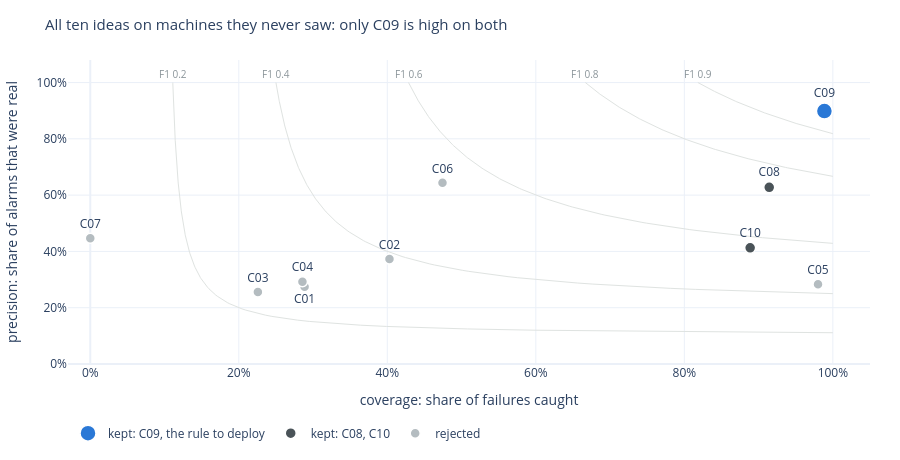

This figure's notebook cell:
### Markdown cell above
<a id="appx-a4"></a>
### A.4 · Every idea at a glance
Each dot is one of the ten ideas at its best, on the test machines: **further right** catches more breakdowns,
**higher up** raises fewer false alarms. Only C09 is high on both. Hover for details.

### Code cell
# Every idea's best version on the holdout machines: failures caught (coverage) against alarms that were real
# (precision). Grey curves join points of equal F1; top right is best.
fig = go.Figure()
for f1 in (0.2, 0.4, 0.6, 0.8, 0.9):
    p = np.linspace(f1 / (2 - f1), 1, 200)
    fig.add_scatter(x=f1 * p / (2 * p - f1), y=p, mode="lines", line=dict(color="#dfe3e1", width=1),
                    hoverinfo="skip", showlegend=False)
    fig.add_annotation(x=f1 / (2 - f1), y=1.0, text=f"F1 {f1}", showarrow=False, yshift=9,
                       font=dict(size=10, color="#8a9499"))
groups = [("kept: C09, the rule to deploy", lambda c: c["cid"] == "C09", BLUE, 16),
          ("kept: C08, C10", lambda c: c["status"] == "kept" and c["cid"] != "C09", DARK, 11),
          ("rejected", lambda c: c["status"] != "kept", GREY, 10)]
for name, keep, color, size in groups:
    cs = [c for c in K["concepts"] if keep(c)]
    fig.add_scatter(x=[c["hold"]["coverage"] for c in cs], y=[c["hold"]["precision"] for c in cs],
                    mode="markers+text", text=[c["cid"] for c in cs],
                    textposition=["bottom center" if c["cid"] == "C01" else "top center" for c in cs], name=name,
                    marker=dict(size=size, color=color, line=dict(color="white", width=1.5)),
                    customdata=[[rule_name(c), c["hold"]["f1"]] for c in cs],
                    hovertemplate="%{text} · %{customdata[0]}<br>coverage %{x:.0%} · precision %{y:.0%}"
                                  " · F1 %{customdata[1]:.2f}<extra></extra>")
look(fig, "All ten ideas on machines they never saw: only C09 is high on both", 460)
fig.update_xaxes(title="coverage: share of failures caught", tickformat=".0%", range=[-0.03, 1.05])
fig.update_yaxes(title="precision: share of alarms that were real", tickformat=".0%", range=[0, 1.08])

### Figure 1 — Plotly figure (JSON) as saved in the notebook; plotly's stock layout.template omitted (floating-point values rounded to 4 significant figures; data arrays with more than 128 entries replaced by an {"elided": "..."} marker saying what was removed)
{"data": [{"hoverinfo": "skip", "line": {"color": "#dfe3e1", "width": 1}, "mode": "lines", "showlegend": false, "type": "scatter", "x": {"elided": "200 float values"}, "y": {"elided": "200 float values"}}, {"hoverinfo": "skip", "line": {"color": "#dfe3e1", "width": 1}, "mode": "lines", "showlegend": false, "type": "scatter", "x": {"elided": "200 float values"}, "y": {"elided": "200 float values"}}, {"hoverinfo": "skip", "line": {"color": "#dfe3e1", "width": 1}, "mode": "lines", "showlegend": false, "type": "scatter", "x": {"elided": "200 float values"}, "y": {"elided": "200 float values"}}, {"hoverinfo": "skip", "line": {"color": "#dfe3e1", "width": 1}, "mode": "lines", "showlegend": false, "type": "scatter", "x": {"elided": "200 float values"}, "y": {"elided": "200 float values"}}, {"hoverinfo": "skip", "line": {"color": "#dfe3e1", "width": 1}, "mode": "lines", "showlegend": false, "type": "scatter", "x": {"elided": "200 float values"}, "y": {"elided": "200 float values"}}, {"customdata": [["Matched signature", 0.9414]], "hovertemplate": "%{text} · %{customdata[0]}<br>coverage %{x:.0%} · precision %{y:.0%} · F1 %{customdata[1]:.2f}<extra></extra>", "marker": {"color": "#2a78d6", "line": {"color": "white", "width": 1.5}, "size": 16}, "mode": "markers+text", "name": "kept: C09, the rule to deploy", "text": ["C09"], "textposition": ["top center"], "type": "scatter", "x": [0.9886], "y": [0.8984]}, {"customdata": [["Drift + any error", 0.7444], ["Drift on an aging part", 0.5635]], "hovertemplate": "%{text} · %{customdata[0]}<br>coverage %{x:.0%} · precision %{y:.0%} · F1 %{customdata[1]:.2f}<extra></extra>", "marker": {"color": "#4a5358", "line": {"color": "white", "width": 1.5}, "size": 11}, "mode": "markers+text", "name": "kept: C08, C10", "text": ["C08", "C10"], "textposition": ["top center", "top center"], "type": "scatter", "x": [0.9143, 0.8886], "y": [0.6277, 0.4126]}, {"customdata": [["Voltage creeps up", 0.2814], ["Rotation sags", 0.3873], ["Pressure builds", 0.2398], ["Vibration rises", 0.289], ["Any signal drifts", 0.4398], ["Any error code", 0.5461], ["Overdue maintenance", 0.0]], "hovertemplate": "%{text} · %{customdata[0]}<br>coverage %{x:.0%} · precision %{y:.0%} · F1 %{customdata[1]:.2f}<extra></extra>", "marker": {"color": "#b4bcc0", "line": {"color": "white", "width": 1.5}, "size": 10}, "mode": "markers+text", "name": "rejected", "text": ["C01", "C02", "C03", "C04", "C05", "C06", "C07"], "textposition": ["bottom center", "top center", "top center", "top center", "top center", "top center", "top center"], "type": "scatter", "x": [0.2886, 0.4029, 0.2257, 0.2857, 0.98, 0.4743, 0.0], "y": [0.2746, 0.3728, 0.2557, 0.2925, 0.2835, 0.6436, 0.4468]}], "layout": {"annotations": [{"font": {"color": "#8a9499", "size": 10}, "showarrow": false, "text": "F1 0.2", "x": 0.1111, "y": 1.0, "yshift": 9}, {"font": {"color": "#8a9499", "size": 10}, "showarrow": false, "text": "F1 0.4", "x": 0.25, "y": 1.0, "yshift": 9}, {"font": {"color": "#8a9499", "size": 10}, "showarrow": false, "text": "F1 0.6", "x": 0.4286, "y": 1.0, "yshift": 9}, {"font": {"color": "#8a9499", "size": 10}, "showarrow": false, "text": "F1 0.8", "x": 0.6667, "y": 1.0, "yshift": 9}, {"font": {"color": "#8a9499", "size": 10}, "showarrow": false, "text": "F1 0.9", "x": 0.8182, "y": 1.0, "yshift": 9}], "height": 460, "legend": {"orientation": "h", "y": -0.18}, "margin": {"b": 50, "l": 60, "r": 30, "t": 60}, "title": {"font": {"size": 15}, "text": "All ten ideas on machines they never saw: only C09 is high on both"}, "xaxis": {"range": [-0.03, 1.05], "tickformat": ".0%", "title": {"text": "coverage: share of failures caught"}}, "yaxis": {"range": [0, 1.08], "tickformat": ".0%", "title": {"text": "precision: share of alarms that were real"}}}}
